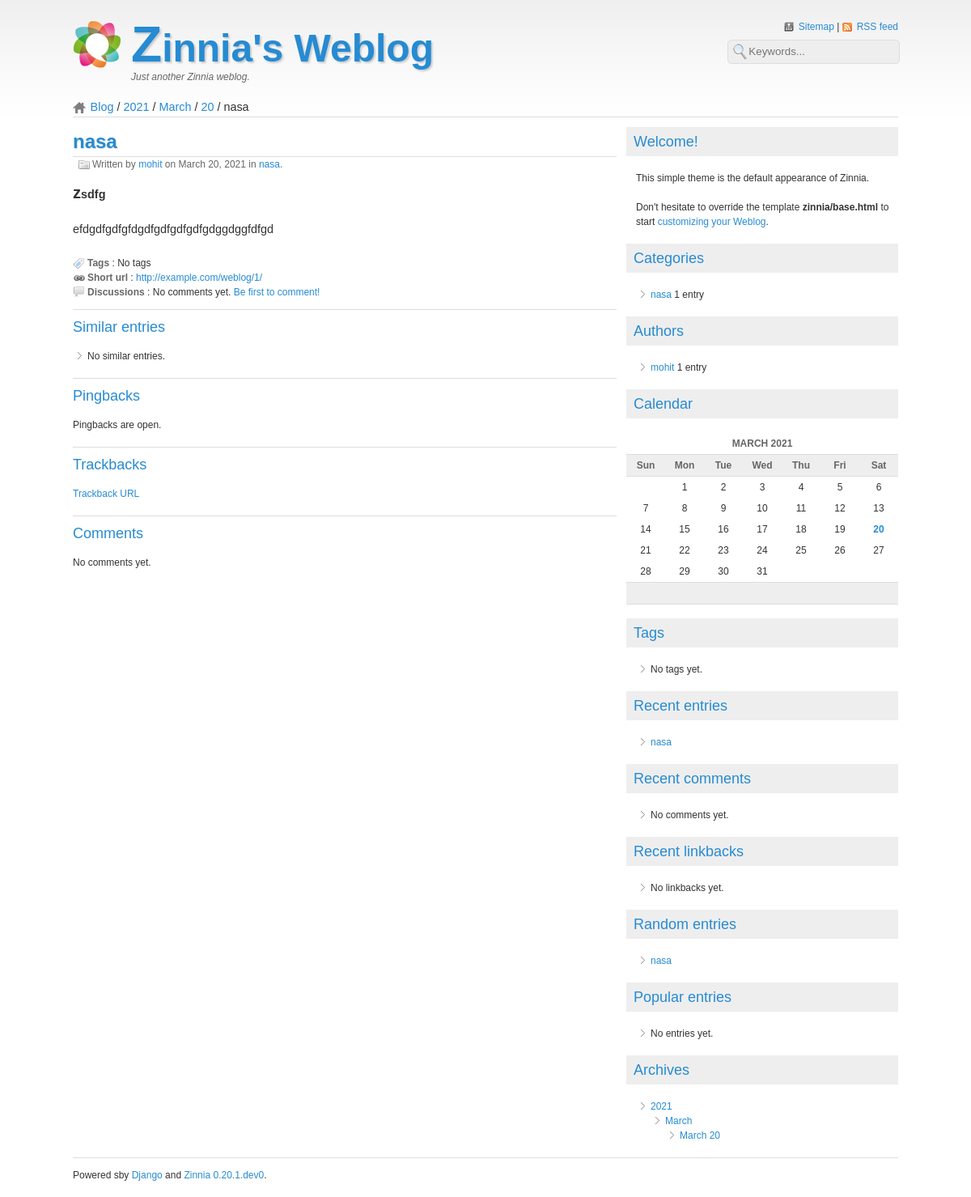
Screenshot of /weblog/2021/03/20/sfd/ with the database file from the repository.
### zinnia/models/entry.py (models this page shows)
class Entry(load_model_class(ENTRY_BASE_MODEL)):
    """
    The final Entry model based on inheritence.
    """

### zinnia/models/category.py (models this page shows, shortened)
class Category(MPTTModel):
    title = models.CharField(
        _('title'), max_length=255)
    slug = models.SlugField(
        _('slug'), unique=True, max_length=255,
        help_text=_("Used to build the category's URL."))
    description = models.TextField(
        _('description'), blank=True)
    parent = TreeForeignKey(
        'self',
        related_name='children',
        null=True, blank=True,
        on_delete=models.SET_NULL,
        verbose_name=_('parent category'))
    objects = TreeManager()
    published = EntryRelatedPublishedManager()
    @property
    def tree_path(self):
        if self.parent_id:
            return '/'.join(
                [ancestor.slug for ancestor in self.get_ancestors()] +
                [self.slug])
        return self.slug
    def get_absolute_url(self):
        return reverse('zinnia:category_detail', args=(self.tree_path,))
    def __str__(self):
        return self.title
    class Meta:
        ordering = ['title']
        verbose_name = _('category')
        verbose_name_plural = _('categories')
    class MPTTMeta:
        order_insertion_by = ['title']

### zinnia/views/entries.py (the view)
class EntryDetail(EntryCacheMixin,
                  EntryPreviewMixin,
                  EntryProtectionMixin,
                  EntryDateDetail):
    """
    Detailled archive view for an Entry with password
    and login protections and restricted preview.
    """

### zinnia/breadcrumbs.py (called while the page is built, shortened)
def year_crumb(date):
    year = date.strftime('%Y')
    return Crumb(year, reverse('zinnia:entry_archive_year',
                               args=[year]))

def month_crumb(date):
    year = date.strftime('%Y')
    month = date.strftime('%m')
    month_text = DateFormat(date).format('F').capitalize()
    return Crumb(month_text, reverse('zinnia:entry_archive_month',
                                     args=[year, month]))

def day_crumb(date):
    year = date.strftime('%Y')
    month = date.strftime('%m')
    day = date.strftime('%d')
    return Crumb(day, reverse('zinnia:entry_archive_day',
                              args=[year, month, day]))

def entry_breadcrumbs(entry):
    date = entry.publication_date
    if is_aware(date):
        date = localtime(date)
    return [year_crumb(date), month_crumb(date),
            day_crumb(date), Crumb(entry.title)]

def handle_page_crumb(func):
    @wraps(func)
    def wrapper(path, model, page, root_name):
        path = PAGE_REGEXP.sub('', path)
        breadcrumbs = func(path, model, root_name)
        if page:
            if page.number > 1:
                breadcrumbs[-1].url = path
                page_crumb = Crumb(_('Page %s') % page.number)
                breadcrumbs.append(page_crumb)
        return breadcrumbs
    return wrapper

@handle_page_crumb
def retrieve_breadcrumbs(path, model_instance, root_name=''):
    breadcrumbs = []
    zinnia_root_path = reverse('zinnia:entry_archive_index')
    if root_name:
        breadcrumbs.append(Crumb(root_name, zinnia_root_path))
    if model_instance is not None:
        key = model_instance.__class__.__name__
        if key in MODEL_BREADCRUMBS:
            breadcrumbs.extend(MODEL_BREADCRUMBS[key](model_instance))
            return breadcrumbs

### zinnia/calendar.py (called while the page is built)
    def formatday(self, day, weekday):
        if day and day in self.day_entries:
            day_date = date(self.current_year, self.current_month, day)
            archive_day_url = reverse('zinnia:entry_archive_day',
                                      args=[day_date.strftime('%Y'),
                                            day_date.strftime('%m'),
                                            day_date.strftime('%d')])
            return '<td class="%s entry"><a href="%s" '\
                   'class="archives">%d</a></td>' % (
                       self.cssclasses[weekday], archive_day_url, day)
        return super(Calendar, self).formatday(day, weekday)

### zinnia/context_processors.py (called while the page is built)
def version(request):
    return {'ZINNIA_VERSION': __version__}

### zinnia/templates/zinnia/entry_detail.html
{% extends "zinnia/entry_detail_base.html" %}

### zinnia/templates/zinnia/tags/breadcrumbs.html
<nav>
  <ul class="breadcrumbs">
    {% for crumb in breadcrumbs %}
    <li>
      {% if crumb.url %}
      <a href="{{ crumb.url }}" title="{{ crumb.name }}">{{ crumb.name }}</a>
      {% else %}
      {{ crumb.name }}
      {% endif %}
    </li>
    {% endfor %}
  </ul>
</nav>

### zinnia/templates/zinnia/_entry_detail_base.html (shortened to what this page needs)
{% load static %}
{% load i18n %}
{% load zinnia %}
<article id="entry-{{ object.pk }}" class="hentry{% if object.featured %} featured{% endif %}" itemscope itemtype="http://schema.org/Article">
  {% block entry-header %}
  <header class="entry-header">
    {% block entry-title %}
    <h2 class="entry-title" itemprop="name">
      <a href="{{ object.get_absolute_url }}" title="{{ object.title }}" rel="bookmark" itemprop="url">
        {{ object.title|widont }}
      </a>
    </h2>
    {% endblock entry-title %}
    {% block entry-info %}
    <p class="entry-info">
      {% block entry-authors %}
      {% with authors=object.authors.all %}
      {% if authors|length %}
      {% trans "Written by" %}
      {% for author in authors %}
      <span class="vcard author" itemprop="author" itemscope itemtype="http://schema.org/Person">
        <a href="{{ author.get_absolute_url }}" class="fn url{% if not author.get_full_name %} nickname{% endif %}" rel="author"
           title="{% blocktrans %}Show all {{ author }}'s entries{% endblocktrans %}" itemprop="url">{{ author }}</a></span>{% if not forloop.last %}, {% endif %}
      {% endfor %}
      {% trans "on" context "on date" %}
      {% else %}
      {% trans "Written on" context "on date" %}
      {% endif %}
      {% endwith %}
      {% endblock entry-authors %}
      {% block entry-published %}
      <time class="published" datetime="{{ object.publication_date|date:"c" }}" itemprop="datePublished">{{ object.publication_date|date:"DATE_FORMAT" }}</time>
      {% endblock entry-published %}
      {% block entry-categories %}
      {% with categories=object.categories.all %}
      {% if categories|length %}
      {% trans "in" context "in categories" %}
      {% for category in categories %}
      <a href="{{ category.get_absolute_url }}"
         title="{% blocktrans %}Show all entries in {{ category }}{% endblocktrans %}"
         rel="tag category" itemprop="articleSection">{{ category }}</a>{% if not forloop.last %}, {% endif %}{% endfor %}{% endif %}.
      {% endwith %}
      {% endblock entry-categories %}
    </p>
    {% endblock entry-info %}
  </header>
  {% endblock entry-header %}
  {% block entry-body %}
  <div class="entry-body">
    {% block entry-lead %}
    {% if not continue_reading and object.lead %}
    <div class="entry-summary" itemprop="headline">
      {{ object.html_lead|safe }}
    </div>
    {% endif %}
    {% endblock entry-lead %}
    {% block entry-content %}
    <div class="entry-content" itemprop="articleBody">
      {{ object_content|safe }}
    </div>
    {% endblock entry-content %}
  </div>
  {% endblock entry-body %}
  {% block entry-footer %}
  <footer class="entry-footer">
    {% block entry-tags %}
    <p class="entry-tags">
      <strong>{% trans "Tags" %}</strong> :
      {% for tag in object.tags_list %}
      <a href="{% url 'zinnia:tag_detail' tag %}"
         title="{% blocktrans %}Show all entries tagged by {{ tag }}{% endblocktrans %}"
         rel="tag" itemprop="articleSection">{{ tag }}</a>
      {% empty %}
      <span>{% trans "No tags" %}</span>
      {% endfor %}
    </p>
    {% endblock entry-tags %}
    {% block entry-shorturl %}
    <p class="entry-shorturl">
      <strong>{% trans "Short url" %}</strong> :
      <a href="{{ object.short_url }}"
         title="{% blocktrans with object=object.title %}Short URL to {{ object }}{% endblocktrans %}"
         rel="shortlink">
        {{ object.short_url }}
      </a>
    </p>
    {% endblock entry-shorturl %}
    {% block entry-discussions %}
    <p class="entry-discussions">
      <strong>{% trans "Discussions" %}</strong> :
      {% block entry-comments %}
      {% with comment_count=object.comment_count %}
      {% if comment_count %}
      <a href="{{ object.get_absolute_url }}#comments"
         title="{% blocktrans with object=object.title %}Comments on {{ object }}{% endblocktrans %}">
        {% blocktrans count comment_count=comment_count %}{{ comment_count }} comment{% plural %}{{ comment_count }} comments{% endblocktrans %}
      </a>
      {% else %}
      {% if object.comments_are_open %}
      {% trans "No comments yet." %}
      <a href="{{ object.get_absolute_url }}#comment-form"
         title="{% blocktrans with object=object.title %}Leave a comment on {{ object }}{% endblocktrans %}">
        {% trans "Be first to comment!" %}
      </a>
      {% else %}
      {% trans "Comments are closed." %}
      {% endif %}
      {% endif %}
      {% endwith %}
      {% endblock entry-comments %}
    </p>
    {% endblock entry-discussions %}
  </footer>
  {% endblock entry-footer %}
</article>

### zinnia/templates/zinnia/tags/categories.html (shortened to what this page needs)
{% load i18n %}
<ul class="{% if not categories %}no-{% endif %}categories">
  {% for category in categories %}
  <li{% if category.slug == context_category.slug %} class="current"{% endif %}>
    <a href="{{ category.get_absolute_url }}"
       title="{% blocktrans %}Show all entries in {{ category }}{% endblocktrans %}">{{ category }}</a>
  </li>
  {% empty %}
  <li>
    {% trans "No categories yet." %}
  </li>
  {% endfor %}
</ul>

### zinnia/templates/zinnia/tags/authors.html (shortened to what this page needs)
{% load i18n %}
<ul class="{% if not authors %}no-{% endif %}authors">
  {% for author in authors %}
  <li class="vcard{% if author.get_username == context_author.get_username %} current{% endif %}">
    <a href="{{ author.get_absolute_url }}"
       title="{% blocktrans %}Show all {{ author }}'s entries{% endblocktrans %}"
       class="fn url{% if not author.get_full_name %} nickname{% endif %}">{{ author }}</a>
  </li>
  {% empty %}
  <li>
    {% trans "No authors yet." %}
  </li>
  {% endfor %}
</ul>

### zinnia/templates/zinnia/tags/entries_recent.html
{% load i18n %}
<ul class="{% if not entries %}no-{% endif %}entries-recent">
  {% for entry in entries %}
  <li>
    <a href="{{ entry.get_absolute_url }}" title="{{ entry.title }}" rel="bookmark">{{ entry.title }}</a>
  </li>
  {% empty %}
  <li>
    {% trans "No entries yet." %}
  </li>
  {% endfor %}
</ul>

### zinnia/templates/zinnia/tags/entries_random.html
{% load i18n %}
<ul class="{% if not entries %}no-{% endif %}entries-random">
  {% for entry in entries %}
  <li>
    <a href="{{ entry.get_absolute_url }}" title="{{ entry.title }}" rel="bookmark">{{ entry.title }}</a>
  </li>
  {% empty %}
  <li>
    {% trans "No entries yet." %}
  </li>
  {% endfor %}
</ul>

### zinnia/static/zinnia/theme/css/print.css (style rules this page uses)
.zinnia { line-height: 1.5; font-family: Arial, Helvetica, sans-serif; color: black; background: none; font-size: 10pt; }
.zinnia a, .zinnia a:link, .zinnia a:visited, .zinnia a:focus, .zinnia a:active, .zinnia a:hover { text-decoration: none; color: dodgerblue; }

### rows the page displays
Entry: name "nasa", title|widont "nasa", publication_date "March 20, 2021", html_lead "zsdfg", title "nasa"
Category: title "nasa"

### other values shown
{{ crumb.name }} "Blog" "2021" "March" "20"
{{ author }} "mohit"
{{ object_content|safe }} "efdgdfgdfgfdgdfgdfgdfgdfgdggdggfdfgd"
{{ object.short_url }} "http://example.com/weblog/1/"
{{ calendar|safe }} "MARCH 2021 Sun Mon Tue Wed Thu Fri Sat 1 2 3 4 5 6 7 8 9 10 11 12 13 14 15 16 17 18 19 20 21 22 23 24 25 26 27 28 29 30 31"
{{ year.grouper }} "2021"
{{ month_date|date:"F" }} "March"
{{ day_date|date:"MONTH_DAY_FORMAT" }} "March 20"
